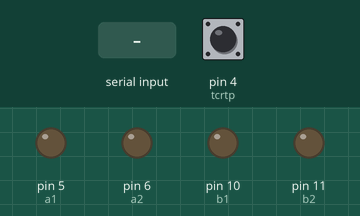
Simulated run of this sketch. Board: Arduino Uno, built with avr-gcc and run on an emulated ATmega328P. On the bench: output pins drawn as LEDs (lit = HIGH). Inputs (shaded band) come from the test bench; at power-on: pin 4 (tcrtp) HIGH.

Above: at 1.2 s.
1.3 s: "F" received over the second serial link
At 1.7 s:
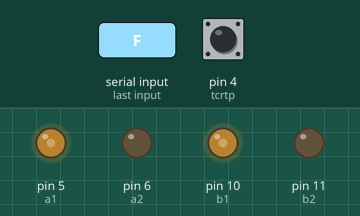
2.8 s: "B" received over the second serial link
At 4.0 s:
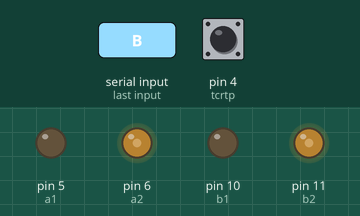
4.3 s: "L" received over the second serial link
At 5.1 s:
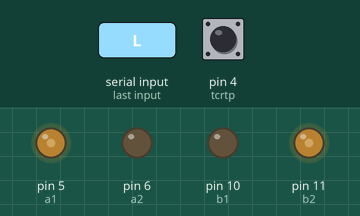
5.8 s: "R" received over the second serial link
At 6.3 s:
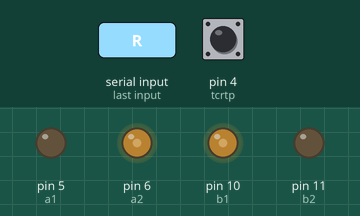
Timing chart, 0 to 8.3 s (numbered marks = the images above; inputs shaded):
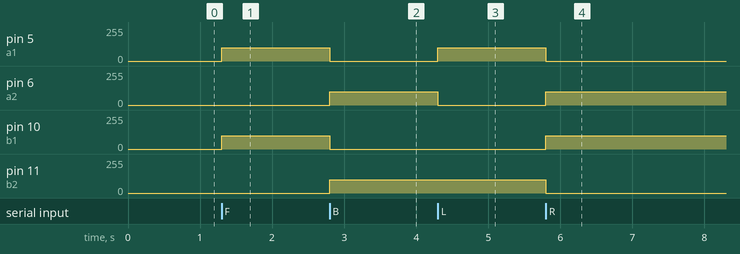

The sketch:

NASA_rob.ino
```cpp
//KUIPER TEAM
//NASA SPACE APPS ALEXANDRIA
#include <SoftwareSerial.h>
SoftwareSerial bluetooth(0, 1); // RX, TX
char BluetoothData;
int a1=5;   int a2=6;   //1st motor pins
int b1=10;  int b2=11;  //2nd motor pins
int tcrtp=4;   //input pin of tcrt 5000
int sc=100;      //controlled speed &100 is an initial speed
int c=0;       //counter

/////////////////////////////////////////////
//move forward
void fr(){
analogWrite(a1,sc);
analogWrite(a2,0);
analogWrite(b1,sc);
analogWrite(b2,0);}
////////////////////////////////////////////
//move back
void b(){
analogWrite(a1,0);
analogWrite(a2,sc);
analogWrite(b1,0);
analogWrite(b2,sc);}
///////////////////////////////////////////
//turn right
void right(){
analogWrite(a1,0);
analogWrite(a2,sc);
analogWrite(b1,sc);
analogWrite(b2,0);}
/////////////////////////////////////////
//turn left
void left(){
analogWrite(a1,sc);
analogWrite(a2,0);
analogWrite(b1,0);
analogWrite(b2,sc);}
//////////////////////////////////////////
//stop move
void stp(){
analogWrite(a1,0);
analogWrite(a2,0);
analogWrite(b1,0);
analogWrite(b2,0);}
///////////////////////////////////////////
void setup() {
bluetooth.begin(9600);
pinMode(a1,OUTPUT);
pinMode(a2,OUTPUT);
pinMode(b1,OUTPUT);
pinMode(b2,OUTPUT);
pinMode(tcrtp,INPUT);}
//////////////////////////////////////////
void loop() {
int y =digitalRead(tcrtp);  // sensor state
// check if bluetooth available and sensor state
if (bluetooth.available()&& y==1)
{c=0;
BluetoothData=bluetooth.read();
if(BluetoothData=='F') fr();
else if(BluetoothData=='B') b();
else if(BluetoothData=='L') left();
else if(BluetoothData=='R') right();
else  stp();}

else if(y == 0)  //check sensor state
{c++;            //no. of lines
delay(100);}
//robot speed control
if(c == 1)      sc=75;
else if(c == 2) sc=150;
else if(c == 3) sc=255;
}
```

Measured:
- after the input at 1.3 s, pin 5 (a1), pin 10 (b1): 0/255 → 100/255 at once
- after the input at 2.8 s, pin 5 (a1), pin 10 (b1): 100/255 → 0/255 at once; pin 6 (a2), pin 11 (b2): 0/255 → 100/255 at once
- after the input at 4.3 s, pin 5 (a1): 0/255 → 100/255 at once; pin 6 (a2): 100/255 → 0/255 at once
- after the input at 5.8 s, pin 5 (a1), pin 11 (b2): 100/255 → 0/255 at once; pin 6 (a2), pin 10 (b1): 0/255 → 100/255 at once
